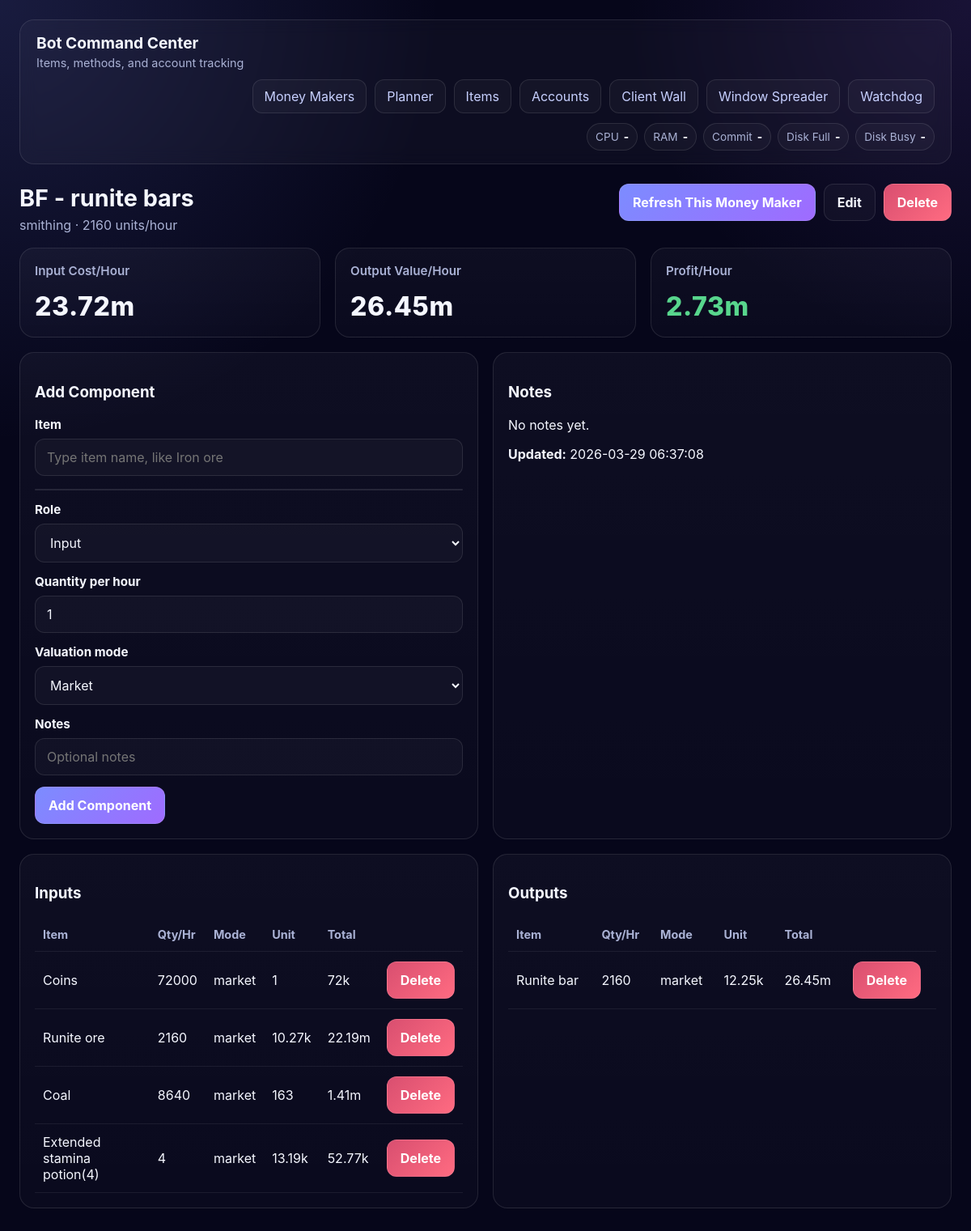
/money-makers/4, run on the app's committed database.
### app/models.py (models this page shows)
class MoneyMaker(Base):
    __tablename__ = "money_maker"
    id: Mapped[int] = mapped_column(primary_key=True)
    name: Mapped[str] = mapped_column(String(255), unique=True, index=True)
    category: Mapped[str] = mapped_column(String(100), default="processing")
    is_members: Mapped[bool] = mapped_column(default=True)
    units_per_hour: Mapped[int] = mapped_column(Integer, default=1)
    notes: Mapped[Optional[str]] = mapped_column(Text, nullable=True)
    updated_at: Mapped[datetime] = mapped_column(
        DateTime(timezone=True),
        server_default=func.now(),
        onupdate=func.now(),
    )
    components: Mapped[list["MoneyMakerComponent"]] = relationship(
        back_populates="money_maker",
        cascade="all, delete-orphan",
    )

class MoneyMakerComponent(Base):
    __tablename__ = "money_maker_component"
    id: Mapped[int] = mapped_column(primary_key=True)
    money_maker_id: Mapped[int] = mapped_column(ForeignKey("money_maker.id"))
    item_id: Mapped[int] = mapped_column(ForeignKey("item.id"))
    role: Mapped[str] = mapped_column(String(20))
    quantity_per_hour: Mapped[int] = mapped_column(Integer, default=1)
    valuation_mode: Mapped[str] = mapped_column(String(20), default="market")
    notes: Mapped[Optional[str]] = mapped_column(Text, nullable=True)
    money_maker: Mapped["MoneyMaker"] = relationship(back_populates="components")
    item: Mapped["Item"] = relationship(back_populates="components")

class Item(Base):
    __tablename__ = "item"
    id: Mapped[int] = mapped_column(primary_key=True)
    osrs_id: Mapped[Optional[int]] = mapped_column(Integer, nullable=True, unique=True, index=True)
    name: Mapped[str] = mapped_column(String(255), unique=True, index=True)
    high_alch_value: Mapped[Optional[int]] = mapped_column(Integer, nullable=True)
    ge_buy_price: Mapped[Optional[int]] = mapped_column(Integer, nullable=True)
    ge_sell_price: Mapped[Optional[int]] = mapped_column(Integer, nullable=True)
    updated_at: Mapped[Optional[datetime]] = mapped_column(DateTime(timezone=True), nullable=True)
    components: Mapped[list["MoneyMakerComponent"]] = relationship(
        back_populates="item",
        cascade="all, delete-orphan",
    )

### app/main.py (the view)
@app.get("/money-makers/{money_maker_id}", response_class=HTMLResponse)
def money_maker_detail(request: Request, money_maker_id: int, session: Session = Depends(get_session)):
    money_maker = session.get(MoneyMaker, money_maker_id)
    if not money_maker:
        raise HTTPException(status_code=404, detail="Money maker not found")
    summary = evaluate_money_maker(money_maker)
    return templates.TemplateResponse(
        request,
        "money_maker_detail.html",
        {
            "request": request,
            "money_maker": money_maker,
            "items": [],
            "summary": summary,
            "message": request.query_params.get("message"),
        },
    )

### app/templates/money_maker_detail.html (shortened to what this page needs)
{% extends "base.html" %}
{% block content %}
<div class="page-header">
    <div>
        <h2>{{ money_maker.name }}</h2>
        <p>{{ money_maker.category }} · {{ money_maker.units_per_hour }} units/hour</p>
    </div>
    <div class="actions">
        <form action="/money-makers/{{ money_maker.id }}/refresh" method="post">
            <button type="submit">Refresh This Money Maker</button>
        </form>
        <a href="/money-makers/{{ money_maker.id }}/edit">
            <button type="button" class="secondary">Edit</button>
        </a>
        <form action="/money-makers/{{ money_maker.id }}/delete" method="post" onsubmit="return confirm('Delete this money maker?');">
            <button type="submit" class="danger">Delete</button>
        </form>
    </div>
</div>
<div class="grid-3">
    <div class="card stat-card">
        <h3>Input Cost/Hour</h3>
        <div class="big-number">{{ summary.input_cost | gp }}</div>
    </div>
    <div class="card stat-card">
        <h3>Output Value/Hour</h3>
        <div class="big-number">{{ summary.output_value | gp }}</div>
    </div>
    <div class="card stat-card">
        <h3>Profit/Hour</h3>
        <div class="big-number {% if summary.profit_per_hour >= 0 %}positive{% else %}negative{% endif %}">
            {{ summary.profit_per_hour | gp }}
        </div>
    </div>
</div>
<div class="grid-2">
    <div class="card">
        <h3>Add Component</h3>
        <form action="/money-makers/{{ money_maker.id }}/components" method="post">
            <div class="form-row">
                <label for="item-search">Item</label>
                <input
                    type="text"
                    id="item-search"
                    placeholder="Type item name, like Iron ore"
                    autocomplete="off"
                    required
                >
                <div id="item-search-results" class="search-results"></div>
            </div>
            <div class="form-row">
                <label for="role">Role</label>
                <select name="role" id="role" required>
                    <option value="input">Input</option>
                </select>
            </div>
            <div class="form-row">
                <label for="quantity_per_hour">Quantity per hour</label>
                <input type="number" name="quantity_per_hour" id="quantity_per_hour" min="1" value="1" required>
            </div>
            <div class="form-row">
                <label for="valuation_mode">Valuation mode</label>
                <select name="valuation_mode" id="valuation_mode" required>
                    <option value="market">Market</option>
                </select>
            </div>
            <div class="form-row">
                <label for="notes">Notes</label>
                <input type="text" name="notes" id="notes" placeholder="Optional notes">
            </div>
            <button type="submit">Add Component</button>
        </form>
    </div>
    <div class="card">
        <h3>Notes</h3>
        <p>{{ money_maker.notes or "No notes yet." }}</p>
        <p><strong>Updated:</strong> {{ money_maker.updated_at or "-" }}</p>
    </div>
</div>
<div class="grid-2">
    <div class="card">
        <h3>Inputs</h3>
        <table>
            <thead>
                <tr>
                    <th>Item</th>
                    <th>Qty/Hr</th>
                    <th>Mode</th>
                    <th>Unit</th>
                    <th>Total</th>
                    <th></th>
                </tr>
            </thead>
            <tbody>
                {% for component in money_maker.components if component.role == 'input' %}
                {% set unit_price = component.item.high_alch_value if component.valuation_mode == 'high_alch' else (component.item.ge_buy_price or component.item.ge_sell_price or 0) %}
                <tr>
                    <td>{{ component.item.name }}</td>
                    <td>{{ component.quantity_per_hour }}</td>
                    <td>{{ component.valuation_mode }}</td>
                    <td>{{ unit_price | gp }}</td>
                    <td>{{ (unit_price * component.quantity_per_hour) | gp }}</td>
                    <td>
                        <form action="/components/{{ component.id }}/delete" method="post">
                            <button type="submit" class="danger">Delete</button>
                        </form>
                    </td>
                </tr>
                {% else %}
                <tr>
                    <td colspan="6">No inputs yet.</td>
                </tr>
                {% endfor %}
            </tbody>
        </table>
    </div>
    <div class="card">
        <h3>Outputs</h3>
        <table>
            <thead>
                <tr>
                    <th>Item</th>
                    <th>Qty/Hr</th>
                    <th>Mode</th>
                    <th>Unit</th>
                    <th>Total</th>
                    <th></th>
                </tr>
            </thead>
            <tbody>
                {% for component in money_maker.components if component.role == 'output' %}
                {% set unit_price = component.item.high_alch_value if component.valuation_mode == 'high_alch' else (component.item.ge_sell_price or component.item.ge_buy_price or 0) %}
                <tr>
                    <td>{{ component.item.name }}</td>
                    <td>{{ component.quantity_per_hour }}</td>
                    <td>{{ component.valuation_mode }}</td>
                    <td>{{ unit_price | gp }}</td>
                    <td>{{ (unit_price * component.quantity_per_hour) | gp }}</td>
                    <td>
                        <form action="/components/{{ component.id }}/delete" method="post">
                            <button type="submit" class="danger">Delete</button>
                        </form>
                    </td>
                </tr>
                {% else %}
                <tr>
                    <td colspan="6">No outputs yet.</td>
                </tr>
                {% endfor %}
            </tbody>
        </table>
    </div>
</div>
{% endblock %}

### app/templates/base.html (style rules this page uses)
:root { color-scheme: dark; --bg: #06061a; --card: #0e1030; --card-2: #13163f; --border: rgba(255,255,255,0.10); --text: #f5f7ff; --muted: #aab2d5; --accent: #7c8cff; --accent-2: #9f6bff; --good: #58d68d; --bad: #ff6b81; --warn: #ffd166; }
* { box-sizing: border-box; }
body { margin: 0; font-family: Inter, Segoe UI, Arial, sans-serif; background: radial-gradient(circle at top left, rgba(124, 140, 255, 0.16), transparent 28%), radial-gradient(circle at top right, rgba(159, 107, 255, 0.12), transparent 22%), var(--bg); color: var(--text); }
a { color: #c7d0ff; text-decoration: none; }
.page-header { display: flex; gap: 16px; justify-content: space-between; align-items: flex-start; flex-wrap: wrap; margin-bottom: 18px; }
.page-header h2 { margin: 0 0 6px 0; font-size: 1.8rem; }
.page-header p { margin: 0; color: var(--muted); }
.card { background: linear-gradient(180deg, rgba(255,255,255,0.035), rgba(255,255,255,0.02)); border: 1px solid var(--border); border-radius: 18px; padding: 18px; margin-bottom: 18px; }
.grid-2 { display: grid; grid-template-columns: repeat(2, minmax(0, 1fr)); gap: 18px; }
.grid-3 { display: grid; grid-template-columns: repeat(3, minmax(0, 1fr)); gap: 18px; }
.stat-card h3 { margin-top: 0; color: var(--muted); font-size: 0.95rem; font-weight: 600; }
.big-number { font-size: 2rem; font-weight: 800; letter-spacing: 0.02em; }
.positive { color: var(--good); }
form { margin: 0; }
.form-row, .form-group { display: grid; gap: 8px; margin-bottom: 14px; }
label { font-weight: 700; font-size: 0.95rem; }
input, textarea, select, button { font: inherit; }
input, textarea, select { width: 100%; padding: 12px 14px; border-radius: 12px; border: 1px solid var(--border); background: rgba(255,255,255,0.03); color: var(--text); }
button { padding: 12px 16px; border: 1px solid var(--border); border-radius: 12px; background: linear-gradient(135deg, var(--accent), var(--accent-2)); color: white; cursor: pointer; font-weight: 700; }
button.danger { background: linear-gradient(135deg, #d94f70, #ff6b81); }
button.secondary, .secondary-link { background: rgba(255,255,255,0.03); color: var(--text); }
table { width: 100%; border-collapse: collapse; overflow: hidden; }
th, td { text-align: left; padding: 12px 10px; border-bottom: 1px solid rgba(255,255,255,0.07); vertical-align: middle; }
th { color: var(--muted); font-size: 0.9rem; font-weight: 700; }
.actions { display: flex; gap: 10px; flex-wrap: wrap; }

### app/templates/money_maker_detail.html (style rules this page uses)
.search-results { margin-top: 8px; border: 1px solid rgba(255,255,255,0.08); border-radius: 12px; overflow: hidden; background: rgba(255,255,255,0.03); max-height: 260px; overflow-y: auto; }

### data on the page
MoneyMaker: name "BF - runite bars", category "smithing", units_per_hour "2160", notes "No notes yet.", updated_at "2026-03-29 06:37:08"
MoneyMakerComponent: item.name "Coins", quantity_per_hour "72000", valuation_mode "market", unit_price "1", (unit_price*component.quantity_per_hour)|gp "72k"
MoneyMakerComponent: item.name "Runite ore", quantity_per_hour "2160", valuation_mode "market"
Item: ge_buy_price "10.27k", (unit_price*component.quantity_per_hour)|gp "22.19m"
MoneyMakerComponent: item.name "Coal", quantity_per_hour "8640", valuation_mode "market", unit_price "163", (unit_price*component.quantity_per_hour)|gp "1.41m"
MoneyMakerComponent: item.name "Extended stamina potion(4)", quantity_per_hour "4", valuation_mode "market"
Item: ge_buy_price "13.19k", (unit_price*component.quantity_per_hour)|gp "52.77k"
MoneyMakerComponent: item.name "Runite bar", quantity_per_hour "2160", valuation_mode "market"
Item: ge_sell_price "12.25k", (unit_price*component.quantity_per_hour)|gp "26.45m"

### other printed values
{{ summary.input_cost | gp }} "23.72m"
{{ summary.output_value | gp }} "26.45m"
{{ summary.profit_per_hour | gp }} "2.73m"
